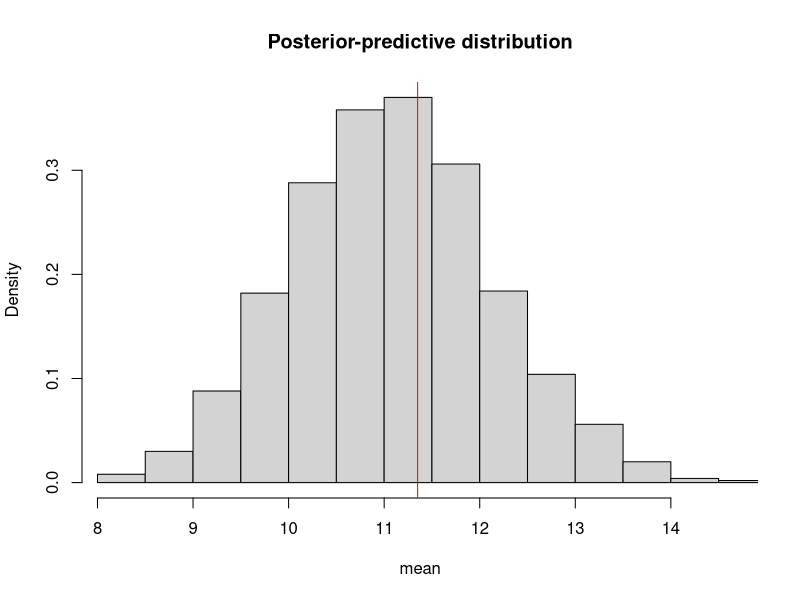
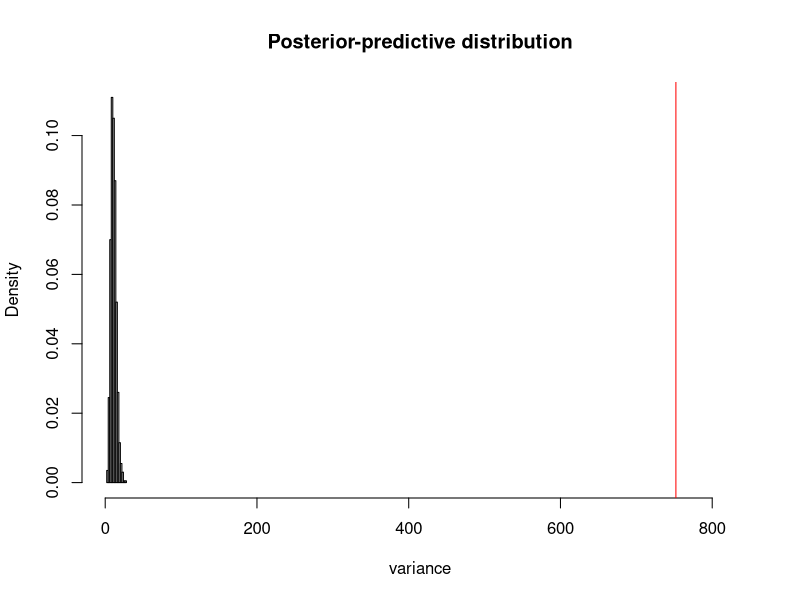
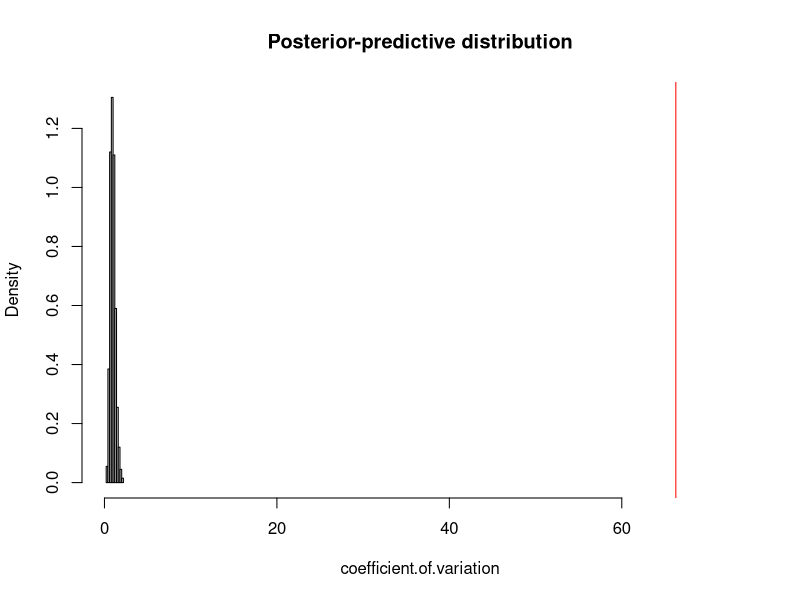
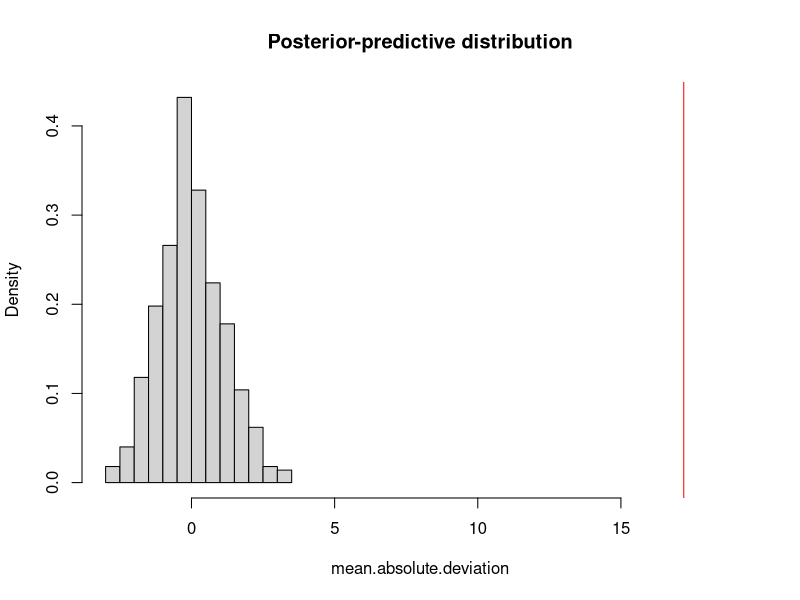

Generate these figures, in order, with R:
poissonModel <- function(data.points, lambda, num.draws, summary.statistic=c("mean","variance","coefficient.of.variation","mean.absolute.deviation")[1]) {
  
  # Draw samples from the specified Poisson distribution
  poisson_draws <- rpois(num.draws*length(data.points),lambda)
  
  # Assemble these into a number of replicate datasets
  y_rep <- matrix(poisson_draws,nrow=length(data.points),ncol=num.draws,byrow=TRUE)
  
  # Compute desired summary statistic
  if ( summary.statistic == "mean" ) {
    summary_stats <- colMeans(y_rep)
    observed_stat <- mean(data.points)
  } else if ( summary.statistic == "variance" ) {
    summary_stats <- apply(y_rep,2,var)
    observed_stat <- var(data.points)
  } else if ( summary.statistic == "coefficient.of.variation" ) {
    summary_stats <- apply(y_rep,2,var) / colMeans(y_rep)
    observed_stat <- var(data.points) / mean(data.points)
  } else if ( summary.statistic == "mean.absolute.deviation" ) {
    summary_stats <- colMeans(y_rep-colMeans(y_rep))
    observed_stat <- mean(abs(data.points - mean(data.points)))
  } else {
    stop("Option for argumant \"summary.statistic\" not recognized")
  }
  
  # Plot
  hist(summary_stats,main=paste0("Distribution of summary statistic from Poisson with lambda=",lambda),xlab=summary.statistic,freq=FALSE,xlim=c(min(min(summary_stats),observed_stat*0.9),max((summary_stats),observed_stat*1.1)))
  abline(v=observed_stat,col="red")
  
  # Calculate the posterior-predictive p-value
  p <- sum(summary_stats > observed_stat)/num.draws
  cat("Probability of observing value of",summary.statistic," greater than observed:",p,"\n",sep="")
}
poissonBayes <- function(data.points, num.draws, summary.statistic=c("mean","variance","coefficient.of.variation","mean.absolute.deviation")[1], ...) {
  # Check for user input of prior (gamma) distribution
  if (hasArg(gamma.shape)) {
    gamma_prior_shape <- list(...)$gamma.shape
  } else {
    gamma_prior_shape <- 0.5
  }
  if (hasArg(gamma.rate)) {
    gamma_prior_rate <- list(...)$gamma.rate
  } else {
    gamma_prior_rate <- 0.5
  }
  
  # Compute the posterior distribution
  posterior_gamma_shape <- gamma_prior_shape + sum(data.points)
  posterior_gamma_rate  <- gamma_prior_rate + length(data.points)
  
  # Draw from posterior of Poisson rate parameter
  poisson_rate_draws <- rgamma(num.draws, shape=posterior_gamma_shape, rate=posterior_gamma_rate)
  
  # Simulate datasets according to this posterior ("draw replicate datasets")
  y_rep <- rpois(num.draws*length(data.points),poisson_rate_draws)
  
  # Fold replicates into a table
  y_rep <- matrix(y_rep,nrow=length(data.points),ncol=num.draws,byrow=TRUE)
  
  # recover()
  
  # Compute desired summary statistic
  if ( summary.statistic == "mean" ) {
    summary_stats <- colMeans(y_rep)
    observed_stat <- mean(data.points)
  } else if ( summary.statistic == "variance" ) {
    summary_stats <- apply(y_rep,2,var)
    observed_stat <- var(data.points)
  } else if ( summary.statistic == "coefficient.of.variation" ) {
    summary_stats <- apply(y_rep,2,var) / colMeans(y_rep)
    observed_stat <- var(data.points) / mean(data.points)
  } else if ( summary.statistic == "mean.absolute.deviation" ) {
    summary_stats <- colMeans(y_rep-colMeans(y_rep))
    observed_stat <- mean(abs(data.points - mean(data.points)))
  } else {
    stop("Option for argumant \"summary.statistic\" not recognized")
  } 
  
  # Plot
  hist(summary_stats,main="Posterior-predictive distribution",xlab=summary.statistic,freq=FALSE,xlim=c(min(min(summary_stats),observed_stat*0.9),max((summary_stats),observed_stat*1.1)))
  abline(v=observed_stat,col="red")
  
  # Calculate the posterior-predictive p-value
  pppval <- sum(summary_stats > observed_stat)/num.draws
  cat("Posterior-predictive p-value:",pppval,"\n")
}


poissonBayes(c(1,1,3,5,5,6,35,64,107,rep(0,11)),1000,"mean")
poissonBayes(c(1,1,3,5,5,6,35,64,107,rep(0,11)),1000,"variance")
poissonBayes(c(1,1,3,5,5,6,35,64,107,rep(0,11)),1000,"coefficient.of.variation")
poissonBayes(c(1,1,3,5,5,6,35,64,107,rep(0,11)),1000,"mean.absolute.deviation")

